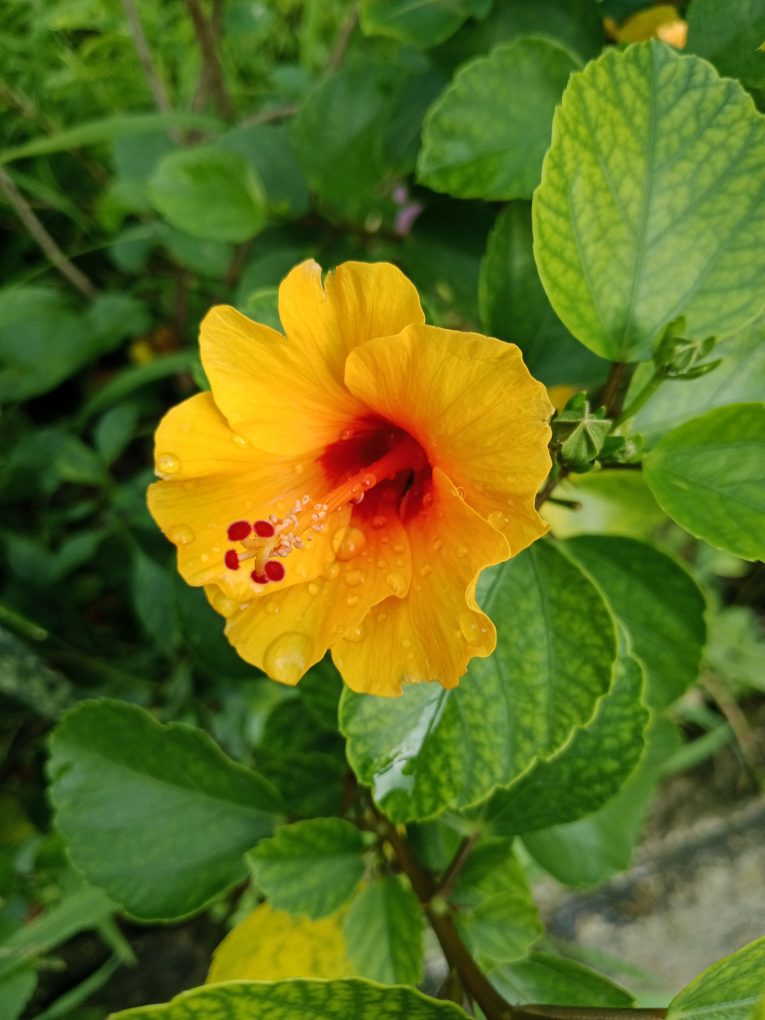
#> input picture phase6EdgeDetection/flower.jpg, 3060 x 4080 px (shown at 1/4 size)
$ python cannyEdgeDetection.py
#> lines starting #> are read from the running program, lines starting #| are printed output that depends on the picture; after the words box and inside, x2 and y2 are one past the last pixel; in counts of white or black regions, pixels touching at a corner belong together
import cv2

image = cv2.imread("flower.jpg")
#> image is the input picture: shape (4080, 3060, 3); mean B, G, R 29.5, 110.2, 93.5

scale = 0.25

width = int(image.shape[1] * scale)
#> width = 765
height = int(image.shape[0] * scale)
#> height = 1020

resized = cv2.resize(image, (width, height))
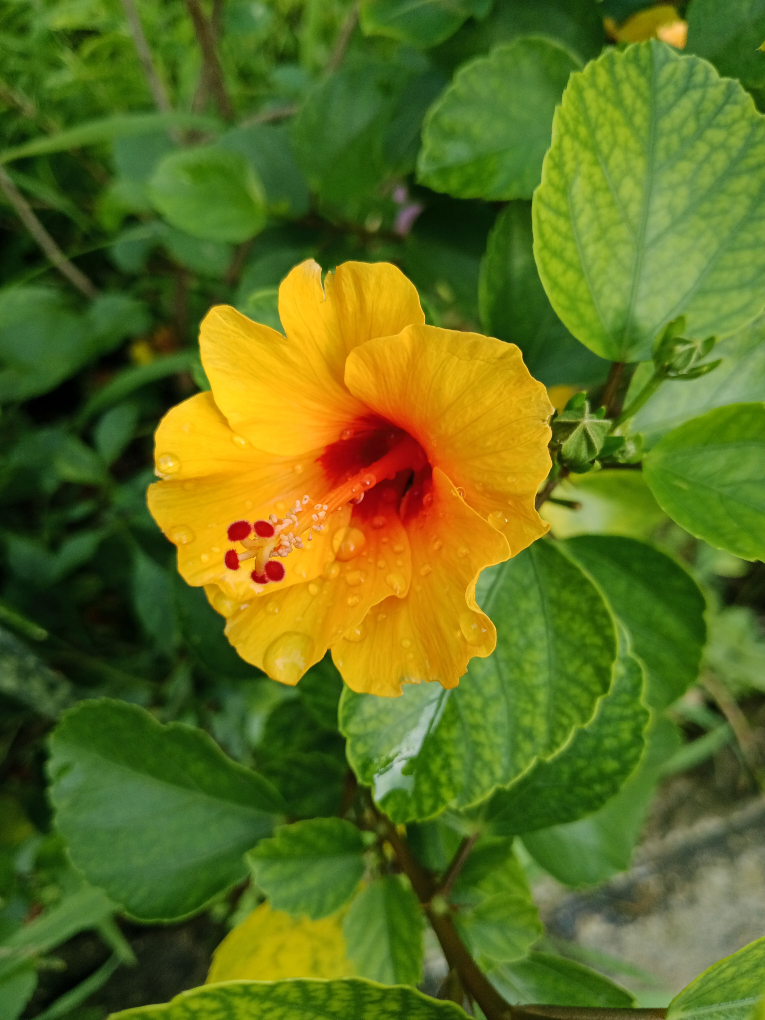
#> resized: shape (1020, 765, 3); mean B, G, R 29.5, 110.3, 93.6

edges = cv2.Canny(resized, 50, 150)
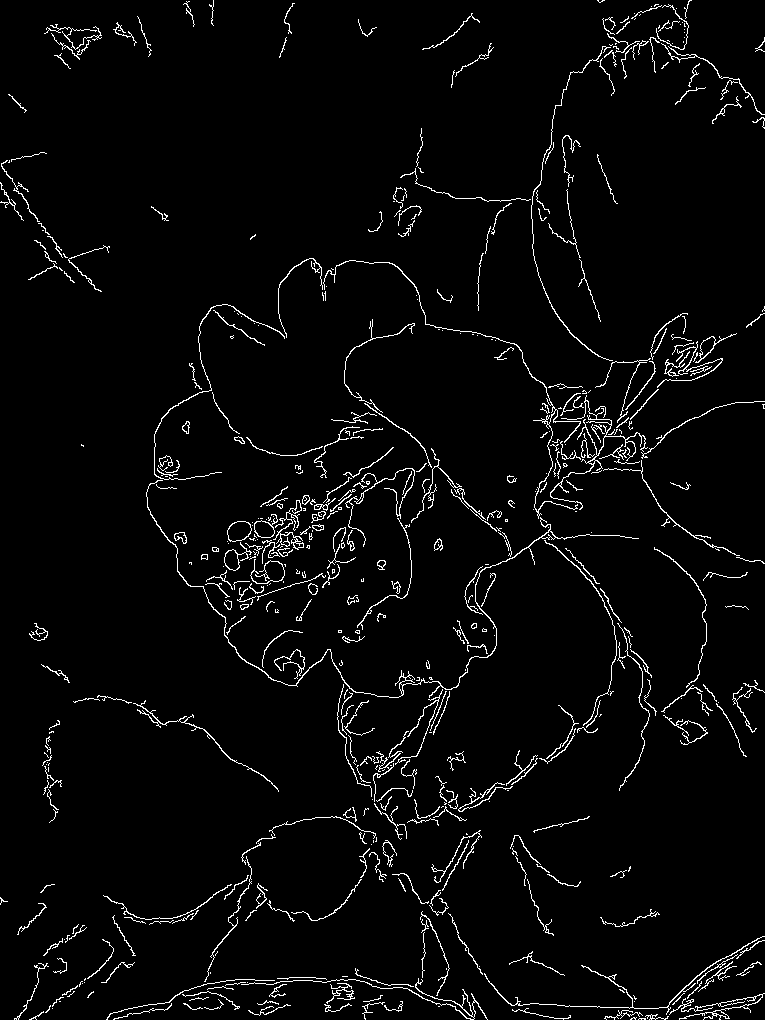
#> edges: shape (1020, 765); 3.3% white in thin lines or dots

cv2.imshow("Original", resized)
cv2.imshow("Edges", edges)

cv2.waitKey(0)
cv2.destroyAllWindows()

$ run again, with phase6EdgeDetection/Image3.jpg copied over phase6EdgeDetection/flower.jpg
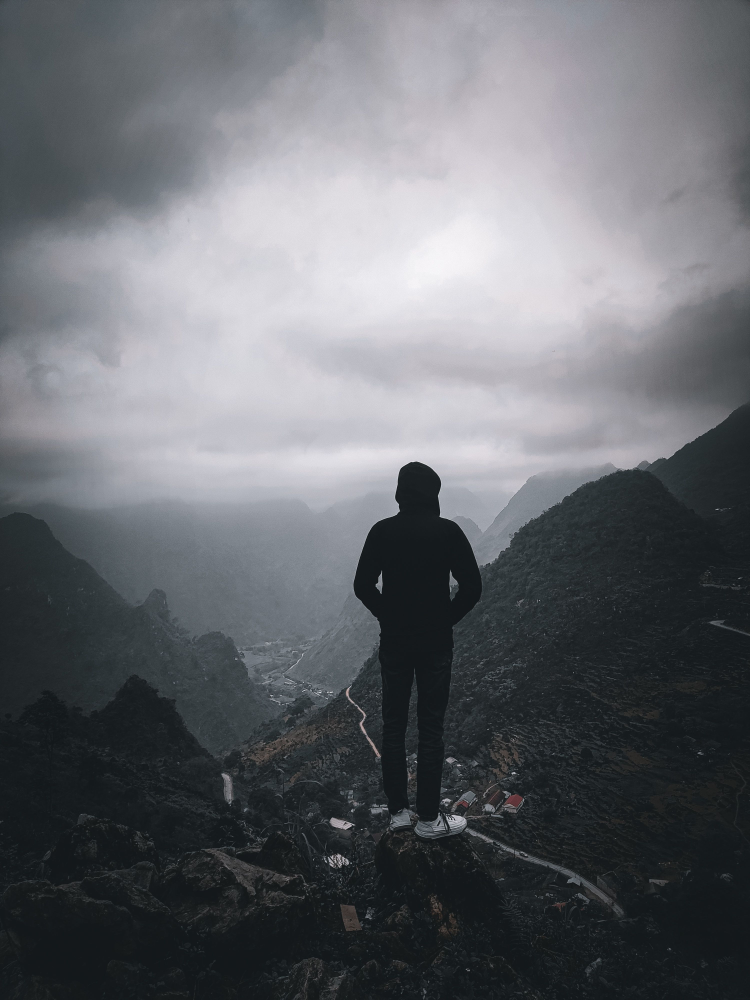
#> input picture phase6EdgeDetection/Image3.jpg, 3000 x 4000 px (shown at 1/4 size)
#> image is the input picture: shape (4000, 3000, 3); mean B, G, R 109.8, 105.1, 102.4
#> `resized = cv2.resize(image, (width, height))`:
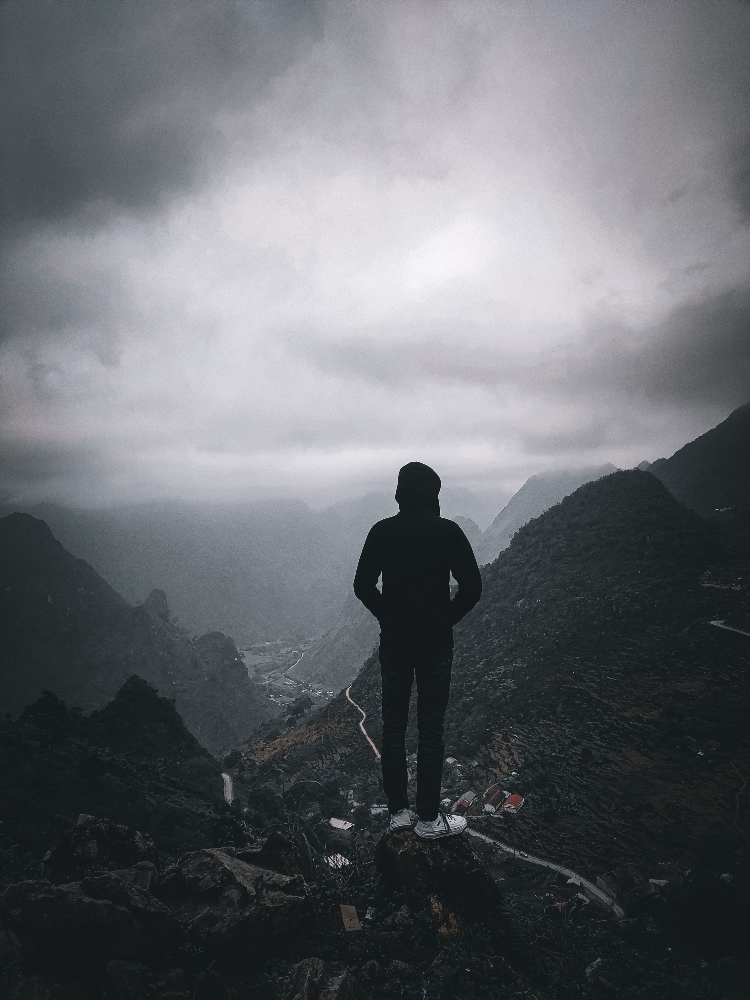
#> resized: shape (1000, 750, 3); mean B, G, R 110, 105.3, 102.6
#> `edges = cv2.Canny(resized, 50, 150)`:
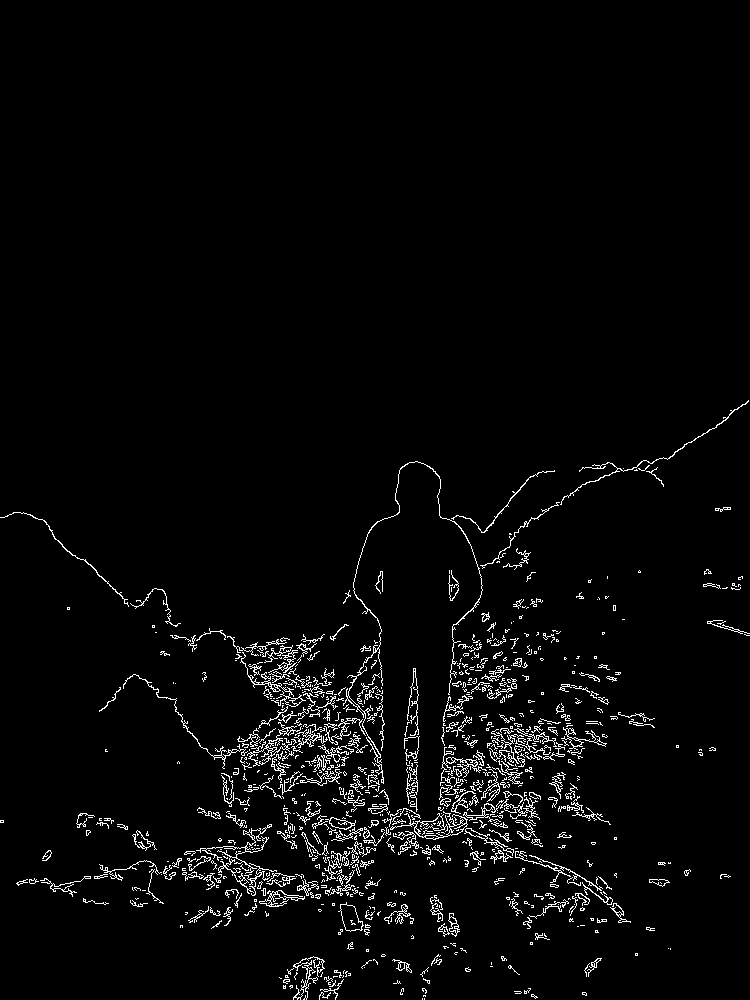
#> edges: shape (1000, 750); 3% white in thin lines or dots, all inside (x1, y1, x2, y2) = (0, 400, 750, 1000)
